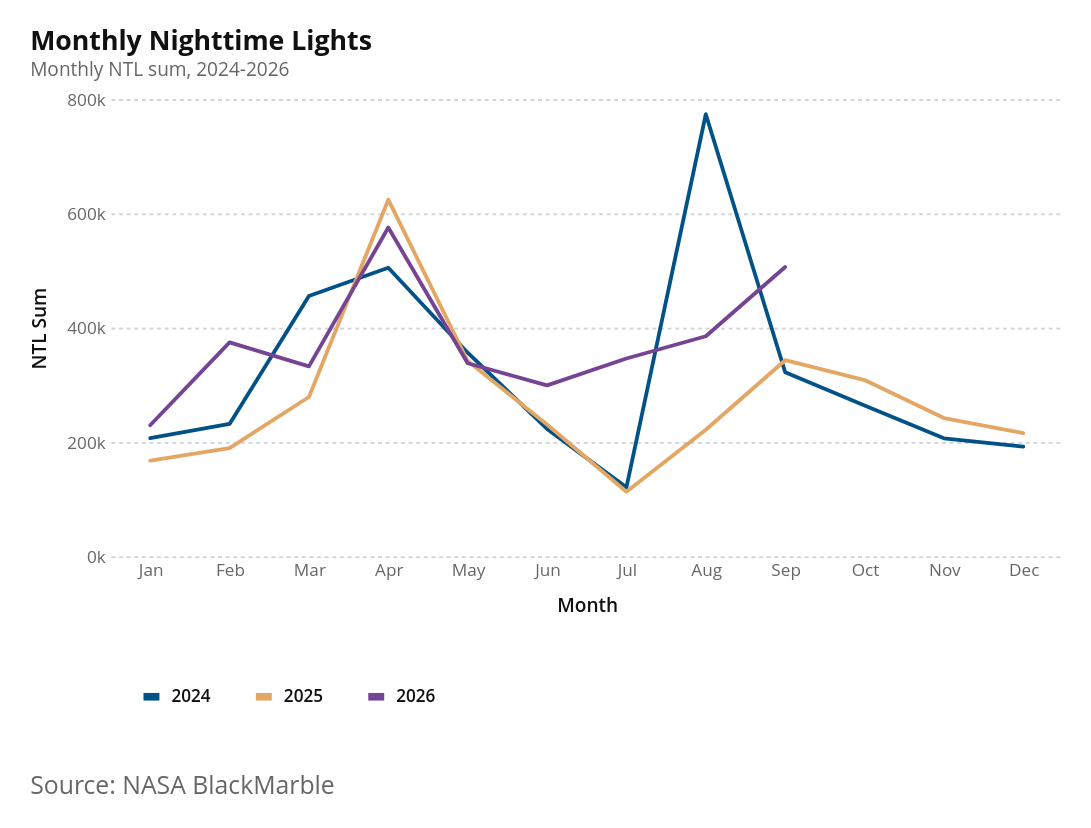

Write notebook code for a chart like this one.
### Markdown cell above
### 1.4 Monthly Trends in Nightlights (comparing 2024, 2025, 2026)

### Code cell
# Fig 1.4b: Monthly Trends - Comparative Lines (2024 vs 2025 vs 2026)
NTL_REPORT_DIR = Path("../../../docs/ntl_report")
NTL_REPORT_DIR.mkdir(parents=True, exist_ok=True)
NTL_REPORT_XLSX = NTL_REPORT_DIR / "ntl-report-data.xlsx"


def write_ntl_sheet(df, sheet_name):
    mode = "a" if NTL_REPORT_XLSX.exists() else "w"
    kwargs = {"engine": "openpyxl", "mode": mode}
    if mode == "a":
        kwargs["if_sheet_exists"] = "replace"
    with pd.ExcelWriter(NTL_REPORT_XLSX, **kwargs) as writer:
        df.to_excel(writer, sheet_name=sheet_name, index=False)


month_labels = [
    "Jan",
    "Feb",
    "Mar",
    "Apr",
    "May",
    "Jun",
    "Jul",
    "Aug",
    "Sep",
    "Oct",
    "Nov",
    "Dec",
]
ntl_monthly_lines = (
    ntl_comparison[["date", "month", "year_col", "ntl_sum"]]
    .assign(
        date=lambda d: pd.to_datetime(d["date"]),
        year_col=lambda d: d["year_col"].astype(str),
        month_name=lambda d: d["month"].map(lambda m: month_labels[int(m) - 1]),
    )
    .sort_values(["year_col", "month"])
)
write_ntl_sheet(ntl_monthly_lines, "fig_1_4b_monthly_ntl")

chart = (
    alt.Chart(ntl_monthly_lines)
    .mark_line(point=False, strokeWidth=2)
    .encode(
        x=alt.X(
            "month:O",
            title="Month",
            sort=list(range(1, 13)),
            axis=alt.Axis(
                labelExpr="['Jan','Feb','Mar','Apr','May','Jun','Jul','Aug','Sep','Oct','Nov','Dec'][datum.value - 1]",
                labelFontSize=9,
                titleFontSize=10,
            ),
        ),
        y=alt.Y(
            "ntl_sum:Q",
            title="NTL Sum",
            axis=alt.Axis(
                labelFontSize=9,
                titleFontSize=10,
                grid=True,
                gridDash=[2, 2],
                format="~s",
            ),
        ),
        color=alt.Color(
            "year_col:N",
            title="",
            scale=alt.Scale(range=["#025288", "#E3A763", "#754493"]),
            legend=alt.Legend(labelFontSize=9, symbolSize=70),
        ),
        tooltip=[
            alt.Tooltip("year_col:N", title="Year"),
            alt.Tooltip("month_name:N", title="Month"),
            alt.Tooltip("ntl_sum:Q", format=",.0f", title="NTL Sum"),
        ],
    )
    .properties(
        width=500,
        height=240,
        title=alt.TitleParams(
            text="Monthly Nighttime Lights",
            subtitle="Monthly NTL sum, 2024-2026",
            fontSize=14,
            subtitleFontSize=10,
            anchor="start",
            offset=6,
        ),
    )
)
chart = az.add_caption(chart, "Source: NASA BlackMarble")
chart.save(NTL_REPORT_DIR / "fig-1-4b-monthly-nighttime-lights.png", scale_factor=3)
chart

### Figure 1 — Vega-Lite specification as saved in the notebook (floating-point values rounded to 4 significant figures)
{"config": {"background": "white", "padding": 15, "mark": {"tooltip": true}, "point": {"filled": true, "size": 60, "stroke": "white", "strokeWidth": 1}, "circle": {"filled": true, "stroke": "white", "strokeWidth": 1}, "square": {"filled": true, "stroke": "white", "strokeWidth": 1}, "line": {"strokeWidth": 4, "strokeCap": "round", "strokeJoin": "round"}, "bar": {"cornerRadiusEnd": 0}, "area": {"opacity": 0.7}, "arc": {"stroke": "white", "strokeWidth": 1}, "rect": {"stroke": "#8A969F", "strokeWidth": 0.5}, "geoshape": {"stroke": "#666666", "strokeWidth": 0.3, "strokeJoin": "round", "strokeCap": "round"}, "title": {"font": "Open Sans, sans-serif", "fontSize": 18, "fontWeight": 700, "lineHeight": 22, "color": "#111111", "anchor": "start", "offset": 21, "subtitleFont": "Open Sans, sans-serif", "subtitleFontSize": 15, "subtitleFontWeight": 400, "subtitleLineHeight": 18, "subtitleColor": "#666666", "subtitlePadding": 3}, "axis": {"domain": false, "grid": true, "gridColor": "#CED4DE", "gridDash": [4, 2], "gridWidth": 1, "labelFont": "Open Sans, sans-serif", "labelFontSize": 13, "labelFontWeight": 400, "labelColor": "#666666", "labelPadding": 3, "tickColor": "#CED4DE", "tickSize": 5, "tickCount": 5, "titleFont": "Open Sans, sans-serif", "titleFontSize": 13, "titleFontWeight": 600, "titleColor": "#111111", "titlePadding": 9}, "axisX": {"grid": false, "tickSize": 0, "labelAngle": 0}, "axisY": {"domain": false, "ticks": false, "gridColor": "#CED4DE", "gridDash": [4, 2], "gridWidth": 1}, "axisQuantitative": {"tickCount": 5}, "axisBand": {"labelPadding": 6, "tickSize": 0}, "axisTemporal": {"grid": false}, "legend": {"labelFont": "Open Sans, sans-serif", "labelFontSize": 13, "labelFontWeight": 600, "labelColor": "#111111", "titleFont": "Open Sans, sans-serif", "titleFontSize": 13, "titleFontWeight": 600, "titleColor": "#111111", "titlePadding": 3, "symbolSize": 196, "symbolStrokeWidth": 0, "padding": 15, "offset": 21, "columnPadding": 21, "orient": "bottom", "labelLimit": 200, "titleLimit": 200}, "view": {"stroke": null, "continuousWidth": 600, "continuousHeight": 400}, "range": {"category": ["#34A7F2", "#FF9800", "#664AB6", "#4EC2C0", "#F3578E", "#081079", "#0C7C68", "#AA0000", "#DDDA21"], "diverging": ["#920000", "#BD6126", "#E3A763", "#EFEFEF", "#80BDE7", "#3587C3", "#025288"], "heatmap": ["#E3F6FD", "#75CCEC", "#089BD4", "#0169A1", "#023B6F"], "ordinal": ["#E3F6FD", "#75CCEC", "#089BD4", "#0169A1", "#023B6F"], "ramp": ["#E3F6FD", "#75CCEC", "#089BD4", "#0169A1", "#023B6F"]}, "scale": {"bandPaddingInner": 0.2, "bandPaddingOuter": 0.1, "pointPadding": 0.5}, "header": {"labelFont": "Open Sans, sans-serif", "labelFontSize": 13, "labelFontWeight": 600, "labelColor": "#111111", "titleFont": "Open Sans, sans-serif", "titleFontSize": 15, "titleFontWeight": 600, "titleColor": "#111111"}, "concat": {"spacing": 18}, "facet": {"spacing": 18}, "selection": {"point": {"on": "click", "clear": "dblclick"}, "interval": {"mark": {"fill": "#0071BC", "fillOpacity": 0.15, "stroke": "#0071BC", "strokeWidth": 1}}}}, "vconcat": [{"mark": {"type": "line", "point": false, "strokeWidth": 2}, "encoding": {"color": {"field": "year_col", "legend": {"labelFontSize": 9, "symbolSize": 70}, "scale": {"range": ["#025288", "#E3A763", "#754493"]}, "title": "", "type": "nominal"}, "tooltip": [{"field": "year_col", "title": "Year", "type": "nominal"}, {"field": "month_name", "title": "Month", "type": "nominal"}, {"field": "ntl_sum", "format": ",.0f", "title": "NTL Sum", "type": "quantitative"}], "x": {"axis": {"labelExpr": "['Jan','Feb','Mar','Apr','May','Jun','Jul','Aug','Sep','Oct','Nov','Dec'][datum.value - 1]", "labelFontSize": 9, "titleFontSize": 10}, "field": "month", "sort": [1, 2, 3, 4, 5, 6, 7, 8, 9, 10, 11, 12], "title": "Month", "type": "ordinal"}, "y": {"axis": {"format": "~s", "grid": true, "gridDash": [2, 2], "labelFontSize": 9, "titleFontSize": 10}, "field": "ntl_sum", "title": "NTL Sum", "type": "quantitative"}}, "height": 240, "title": {"text": "Monthly Nighttime Lights", "anchor": "start", "fontSize": 14, "offset": 6, "subtitle": "Monthly NTL sum, 2024-2026", "subtitleFontSize": 10}, "width": 500}], "data": {"name": "data-a49a411decf2dc3f33efbd2592d28822"}, "title": {"text": "Source: NASA BlackMarble", "anchor": "start", "color": "#666666", "font": "Open Sans, sans-serif", "fontSize": 13, "fontWeight": 400, "lineHeight": 20, "offset": 21, "orient": "bottom"}, "$schema": "https://vega.github.io/schema/vega-lite/v6.1.0.json", "datasets": {"data-a49a411decf2dc3f33efbd2592d28822": [{"date": "2024-01-01T00:00:00", "month": 1, "year_col": "2024", "ntl_sum": 206700.0, "month_name": "Jan"}, {"date": "2024-02-01T00:00:00", "month": 2, "year_col": "2024", "ntl_sum": 231600.0, "month_name": "Feb"}, {"date": "2024-03-01T00:00:00", "month": 3, "year_col": "2024", "ntl_sum": 455500.0, "month_name": "Mar"}, {"date": "2024-04-01T00:00:00", "month": 4, "year_col": "2024", "ntl_sum": 504800.0, "month_name": "Apr"}, {"date": "2024-05-01T00:00:00", "month": 5, "year_col": "2024", "ntl_sum": 356200.0, "month_name": "May"}, {"date": "2024-06-01T00:00:00", "month": 6, "year_col": "2024", "ntl_sum": 222800.0, "month_name": "Jun"}, {"date": "2024-07-01T00:00:00", "month": 7, "year_col": "2024", "ntl_sum": 120600.0, "month_name": "Jul"}, {"date": "2024-08-01T00:00:00", "month": 8, "year_col": "2024", "ntl_sum": 773500.0, "month_name": "Aug"}, {"date": "2024-09-01T00:00:00", "month": 9, "year_col": "2024", "ntl_sum": 322100.0, "month_name": "Sep"}, {"date": "2024-10-01T00:00:00", "month": 10, "year_col": "2024", "ntl_sum": 264000.0, "month_name": "Oct"}, {"date": "2024-11-01T00:00:00", "month": 11, "year_col": "2024", "ntl_sum": 206300.0, "month_name": "Nov"}, {"date": "2024-12-01T00:00:00", "month": 12, "year_col": "2024", "ntl_sum": 191900.0, "month_name": "Dec"}, {"date": "2025-01-01T00:00:00", "month": 1, "year_col": "2025", "ntl_sum": 167400.0, "month_name": "Jan"}, {"date": "2025-02-01T00:00:00", "month": 2, "year_col": "2025", "ntl_sum": 189100.0, "month_name": "Feb"}, {"date": "2025-03-01T00:00:00", "month": 3, "year_col": "2025", "ntl_sum": 278700.0, "month_name": "Mar"}, {"date": "2025-04-01T00:00:00", "month": 4, "year_col": "2025", "ntl_sum": 624000.0, "month_name": "Apr"}, {"date": "2025-05-01T00:00:00", "month": 5, "year_col": "2025", "ntl_sum": 341700.0, "month_name": "May"}, {"date": "2025-06-01T00:00:00", "month": 6, "year_col": "2025", "ntl_sum": 230500.0, "month_name": "Jun"}, {"date": "2025-07-01T00:00:00", "month": 7, "year_col": "2025", "ntl_sum": 112900.0, "month_name": "Jul"}, {"date": "2025-08-01T00:00:00", "month": 8, "year_col": "2025", "ntl_sum": 221300.0, "month_name": "Aug"}, {"date": "2025-09-01T00:00:00", "month": 9, "year_col": "2025", "ntl_sum": 343000.0, "month_name": "Sep"}, {"date": "2025-10-01T00:00:00", "month": 10, "year_col": "2025", "ntl_sum": 308300.0, "month_name": "Oct"}, {"date": "2025-11-01T00:00:00", "month": 11, "year_col": "2025", "ntl_sum": 241800.0, "month_name": "Nov"}, {"date": "2025-12-01T00:00:00", "month": 12, "year_col": "2025", "ntl_sum": 215300.0, "month_name": "Dec"}, {"date": "2026-01-01T00:00:00", "month": 1, "year_col": "2026", "ntl_sum": 229300.0, "month_name": "Jan"}, {"date": "2026-02-01T00:00:00", "month": 2, "year_col": "2026", "ntl_sum": 374200.0, "month_name": "Feb"}, {"date": "2026-03-01T00:00:00", "month": 3, "year_col": "2026", "ntl_sum": 332300.0, "month_name": "Mar"}, {"date": "2026-04-01T00:00:00", "month": 4, "year_col": "2026", "ntl_sum": 575100.0, "month_name": "Apr"}, {"date": "2026-05-01T00:00:00", "month": 5, "year_col": "2026", "ntl_sum": 337800.0, "month_name": "May"}, {"date": "2026-06-01T00:00:00", "month": 6, "year_col": "2026", "ntl_sum": 298900.0, "month_name": "Jun"}, {"date": "2026-07-01T00:00:00", "month": 7, "year_col": "2026", "ntl_sum": 346100.0, "month_name": "Jul"}, {"date": "2026-08-01T00:00:00", "month": 8, "year_col": "2026", "ntl_sum": 385000.0, "month_name": "Aug"}, {"date": "2026-09-01T00:00:00", "month": 9, "year_col": "2026", "ntl_sum": 506200.0, "month_name": "Sep"}]}}
